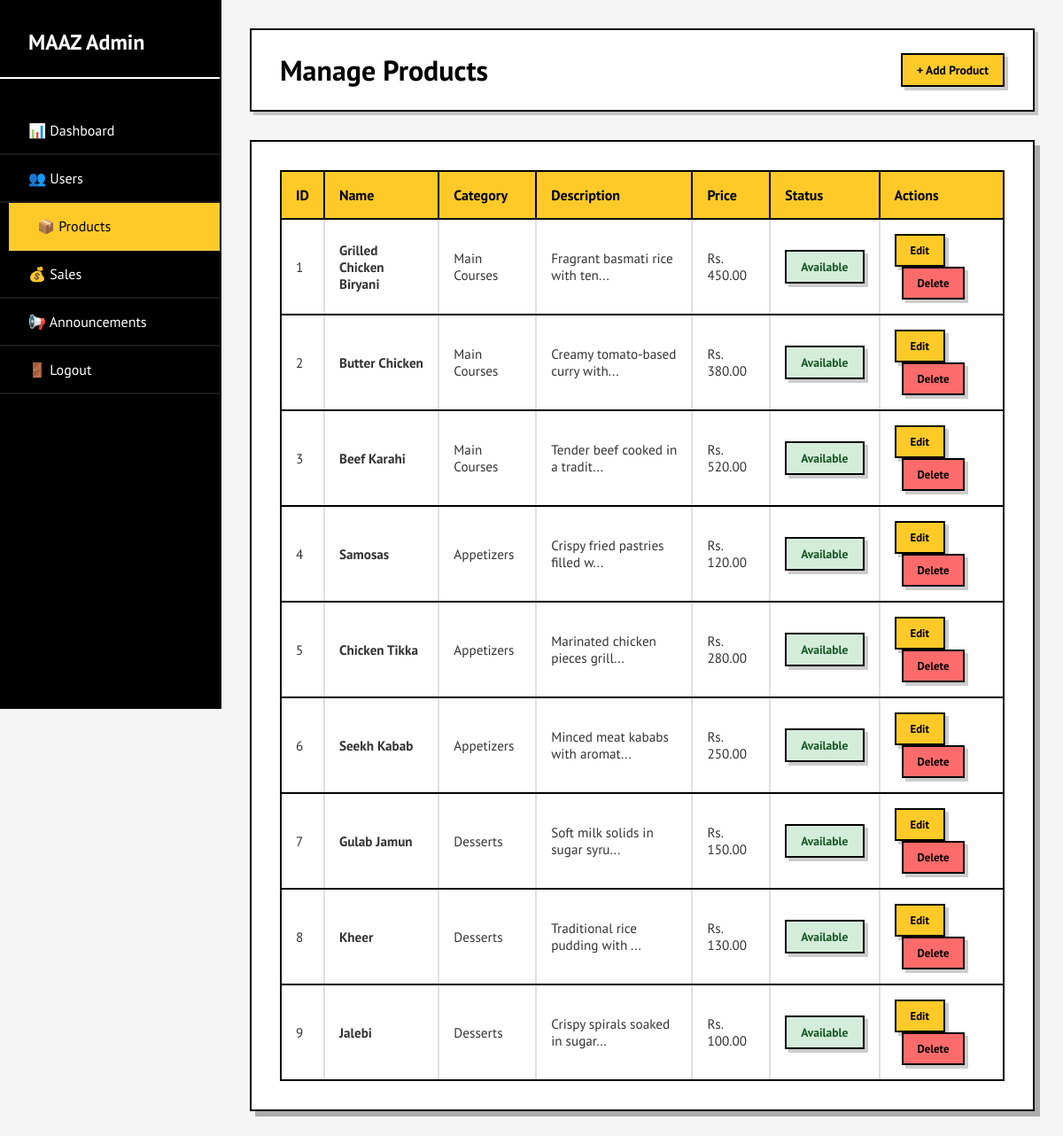
Screenshot of /admin/products (signed in) with the database file from the repository.
### app.py (models this page shows)
class MenuItem(db.Model):
    id = db.Column(db.Integer, primary_key=True)
    name = db.Column(db.String(120), nullable=False)
    category = db.Column(db.String(50), nullable=False)
    description = db.Column(db.String(255))
    price = db.Column(db.Float, nullable=False)
    image_url = db.Column(db.String(255))
    is_available = db.Column(db.Boolean, default=True)
    created_at = db.Column(db.DateTime, default=datetime.utcnow)

### app.py (the view)
@app.route('/admin/products')
def admin_products():
    if 'admin_id' not in session:
        return redirect(url_for('admin_login'))
    items = MenuItem.query.all()
    return render_template('admin_products.html', items=items)

### app.py (called while the page is built)
@app.before_request
def make_session_permanent():
    session.permanent = True

### templates/admin_products.html (shortened to what this page needs)
<!DOCTYPE html>
<html lang="en">
<head>
    <link rel="stylesheet" href="{{ url_for('static', filename='css/admin.css') }}">
</head>
<body>
    <div class="admin-container">
        <aside class="admin-sidebar">
            <div class="sidebar-header">
                <h2>MAAZ Admin</h2>
            </div>
            <nav class="admin-nav">
                <a href="/admin" class="nav-item">📊 Dashboard</a>
                <a href="/admin/users" class="nav-item">👥 Users</a>
                <a href="/admin/products" class="nav-item active">📦 Products</a>
                <a href="/admin/sales" class="nav-item">💰 Sales</a>
                <a href="/admin/announcements" class="nav-item">📢 Announcements</a>
                <a href="/admin/logout" class="nav-item">🚪 Logout</a>
            </nav>
        </aside>
        <main class="admin-main">
            <header class="admin-header">
                <h1>Manage Products</h1>
                <button class="btn-edit" onclick="showAddProductForm()">+ Add Product</button>
            </header>
            <section class="orders-section">
                <div class="orders-table-container">
                    <table class="orders-table">
                        <thead>
                            <tr>
                                <th>ID</th>
                                <th>Name</th>
                                <th>Category</th>
                                <th>Description</th>
                                <th>Price</th>
                                <th>Status</th>
                                <th>Actions</th>
                            </tr>
                        </thead>
                        <tbody>
                            {% for item in items %}
                            <tr>
                                <td>{{ item.id }}</td>
                                <td><strong>{{ item.name }}</strong></td>
                                <td>{{ item.category }}</td>
                                <td>{{ item.description[:30] or '-' }}...</td>
                                <td>Rs. {{ "%.2f"|format(item.price) }}</td>
                                <td>
                                    {% if item.is_available %}
                                    <span class="status-badge status-approved">Available</span>
                                    {% else %}
                                    <span class="status-badge status-rejected">Unavailable</span>
                                    {% endif %}
                                </td>
                                <td>
                                    <button class="btn-edit" style="font-size: 0.8rem;" onclick="editProduct({{ item.id }})">Edit</button>
                                    <button class="btn-edit" style="font-size: 0.8rem; background-color: #ff6b6b; margin-left: 0.5rem;" onclick="deleteProduct({{ item.id }})">Delete</button>
                                </td>
                            </tr>
                            {% endfor %}
                        </tbody>
                    </table>
                </div>
            </section>
        </main>
    </div>
</body>
</html>

### static/css/admin.css (style rules this page uses)
:root { --primary-color: #ffca28; --primary-dark: #ffb300; --black: #000000; --white: #ffffff; --light-gray: #f5f5f5; --dark-gray: #333333; --green: #51cf66; --red: #ff6b6b; --orange: #ffa94d; --border-width: 2px; --border-color: #000000; --shadow-hard: 6px 6px 0px rgba(0, 0, 0, 0.3); --shadow-medium: 4px 4px 0px rgba(0, 0, 0, 0.2); --font-family: 'PT Sans', sans-serif; }
* { margin: 0; padding: 0; box-sizing: border-box; }
body { font-family: var(--font-family); background-color: var(--light-gray); color: var(--dark-gray); }
.admin-container { display: grid; grid-template-columns: 250px 1fr; min-height: 100vh; }
.admin-sidebar { background-color: var(--black); color: var(--white); padding: 2rem 0; border-right: var(--border-width) solid var(--black); position: sticky; top: 0; height: 100vh; overflow-y: auto; }
.sidebar-header { padding: 0 2rem; margin-bottom: 2rem; border-bottom: var(--border-width) solid var(--white); padding-bottom: 1.5rem; }
.sidebar-header h2 { font-size: 1.5rem; font-weight: 700; }
.admin-nav { display: flex; flex-direction: column; }
.nav-item { display: block; padding: 1rem 2rem; color: var(--white); text-decoration: none; border-bottom: var(--border-width) solid rgba(255, 255, 255, 0.1); transition: all 0.2s ease; }
.nav-item:hover, .nav-item.active { background-color: var(--primary-color); color: var(--black); transform: translateX(10px); }
.admin-main { background-color: var(--light-gray); padding: 2rem; overflow-y: auto; }
.admin-header { display: flex; justify-content: space-between; align-items: center; background-color: var(--white); border: var(--border-width) solid var(--black); padding: 1.5rem 2rem; margin-bottom: 2rem; box-shadow: var(--shadow-medium); }
.admin-header h1 { font-size: 2rem; color: var(--black); }
.orders-section { background-color: var(--white); border: var(--border-width) solid var(--black); padding: 2rem; box-shadow: var(--shadow-hard); }
.orders-table-container { overflow-x: auto; }
.orders-table { width: 100%; border-collapse: collapse; border: var(--border-width) solid var(--black); }
.orders-table thead { background-color: var(--primary-color); border-bottom: var(--border-width) solid var(--black); }
.orders-table th { padding: 1rem; text-align: left; font-weight: 700; color: var(--black); border-right: var(--border-width) solid var(--black); }
.orders-table th:last-child { border-right: none; }
.orders-table td { padding: 1rem; border-bottom: var(--border-width) solid var(--black); border-right: var(--border-width) solid #e0e0e0; font-size: 0.95rem; }
.orders-table td:last-child { border-right: none; }
.status-badge { display: inline-block; padding: 0.5rem 1rem; border: var(--border-width) solid var(--black); font-weight: 600; box-shadow: var(--shadow-medium); font-size: 0.85rem; }
.status-approved { background-color: #d4edda; color: #155724; }
.btn-edit { background-color: var(--primary-color); border: var(--border-width) solid var(--black); padding: 0.5rem 1rem; color: var(--black); font-weight: 600; cursor: pointer; box-shadow: var(--shadow-medium); transition: all 0.2s ease; font-family: var(--font-family); font-size: 0.85rem; }

### rows the page displays
MenuItem: id "1", name "Grilled Chicken Biryani", category "Main Courses", description "Fragrant basmati rice with ten", price "450.00", is_available "Available"
MenuItem: id "2", name "Butter Chicken", category "Main Courses", description "Creamy tomato-based curry with", price "380.00", is_available "Available"
MenuItem: id "3", name "Beef Karahi", category "Main Courses", description "Tender beef cooked in a tradit", price "520.00", is_available "Available"
MenuItem: id "4", name "Samosas", category "Appetizers", description "Crispy fried pastries filled w", price "120.00", is_available "Available"
MenuItem: id "5", name "Chicken Tikka", category "Appetizers", description "Marinated chicken pieces grill", price "280.00", is_available "Available"
MenuItem: id "6", name "Seekh Kabab", category "Appetizers", description "Minced meat kababs with aromat", price "250.00", is_available "Available"
MenuItem: id "7", name "Gulab Jamun", category "Desserts", description "Soft milk solids in sugar syru", price "150.00", is_available "Available"
MenuItem: id "8", name "Kheer", category "Desserts", description "Traditional rice pudding with", price "130.00", is_available "Available"
MenuItem: id "9", name "Jalebi", category "Desserts", description "Crispy spirals soaked in sugar", price "100.00", is_available "Available"
